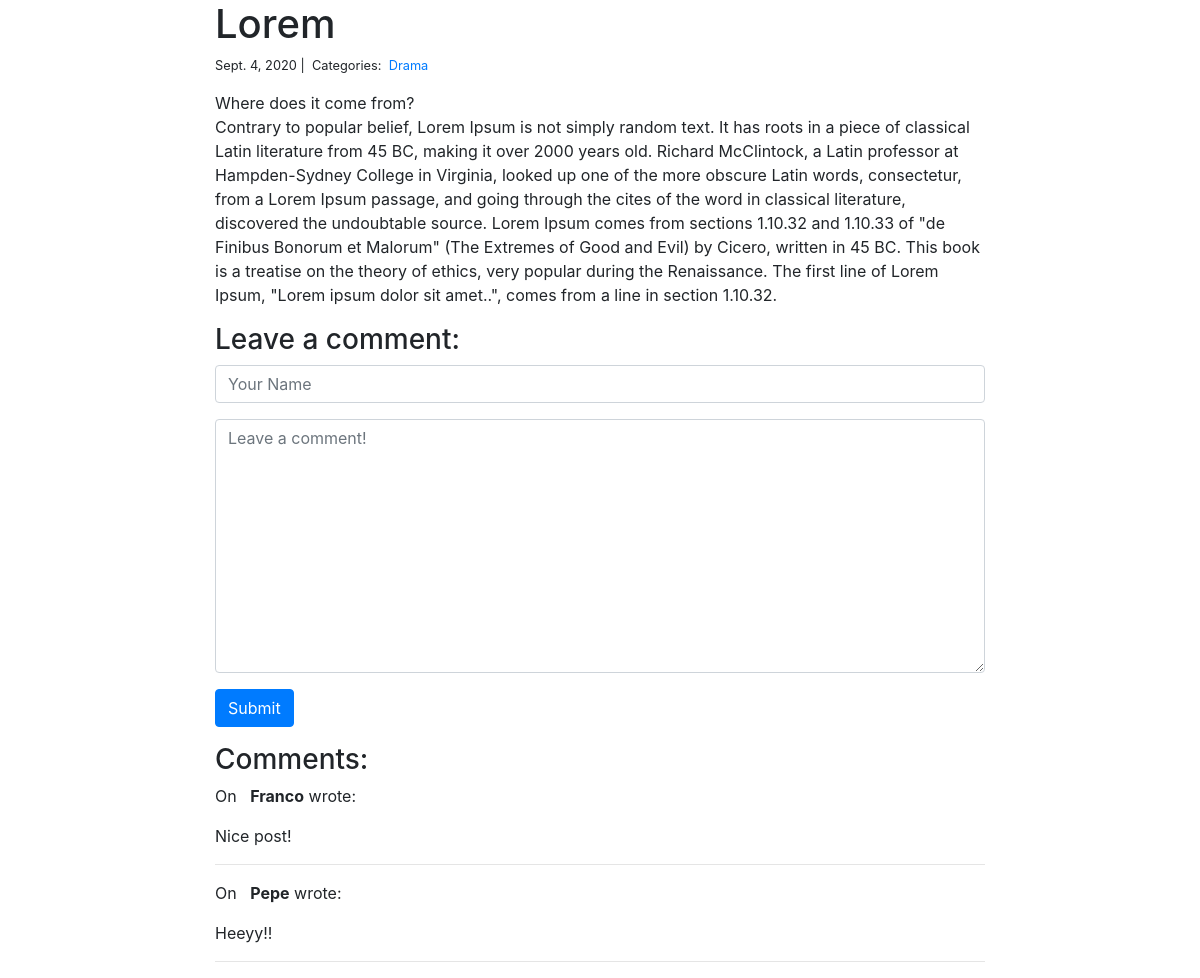
Page /blog/3/ on the committed database.
### blog/models.py (models this page shows)
class Post(models.Model):
    title = models.CharField(max_length=255)
    body = models.TextField()
    created_on = models.DateTimeField(auto_now_add=True)
    last_modified = models.DateTimeField(auto_now=True)
    categories = models.ManyToManyField('Category', related_name='posts')

class Category(models.Model):
    name = models.CharField(max_length=20)

class Comment(models.Model):
    author = models.CharField(max_length=60)
    body = models.TextField()
    post = models.ForeignKey('Post', on_delete=models.CASCADE)

### blog/views.py (the view, shortened to what this page needs)
# urls.py: path("<int:pk>/", views.blog_detail, name="blog_detail"),
def blog_detail(request, pk):
    post = Post.objects.get(pk=pk)
    form = CommentForm()
    comments = Comment.objects.filter(post=post)
    context = {
        "post":post,
        "comments":comments,
        "form": form,
    }
    return render(request, "blog_detail.html", context)

### blog/forms.py
class CommentForm(forms.Form):
    author = forms.CharField(
        max_length=60,
        widget=forms.TextInput(attrs={
            "class": "form-control",
            "placeholder": "Your Name"
        })
    )
    body = forms.CharField(widget=forms.Textarea(
        attrs={
            "class": "form-control",
            "placeholder": "Leave a comment!"
        })
    )

### blog/templates/blog_detail.html (shortened to what this page needs)
{% extends "base.html" %}
{% block page_content %}
<div class="col-md-8 offset-md-2">
    <h1>{{ post.title }}</h1>
    <small>
        {{ post.created_on.date }} |&nbsp;
        Categories:&nbsp;
        {% for category in post.categories.all %}
        <a href="{% url 'blog_category' category.name %}">
            {{ category.name }}
        </a>&nbsp;
        {% endfor %}
    </small>
    <p>{{ post.body | linebreaks }}</p>
    <h3>Leave a comment:</h3>
    <form action="/blog/{{ post.pk }}/" method="post">
        <div class="form-group">
            {{ form.author }}
        </div>
        <div class="form-group">
            {{ form.body }}
        </div>
        <button type="submit" class="btn btn-primary">Submit</button>
    </form>
    <h3>Comments:</h3>
    {% for comment in comments %}
    <p>
        On {{comment.created_on.date }}&nbsp;
        <b>{{ comment.author }}</b> wrote:
    </p>
    <p>{{ comment.body }}</p>
    <hr>
    {% endfor %}
</div>
{% endblock %}

### rows in the picture
Post: title "Lorem", created_on "Sept. 4, 2020", body "Where does it come from? Contrary to popular belief, Lorem Ipsum is not simply random text. It has roots in a piece of classical Latin literature from 45 BC, making it over 2000 years old. Richard McClintock, a Latin professor at Hampden-Sydney College in Virginia, looked up one of the more obscure Latin words, consectetur, from a Lorem Ipsum passage, and going through the cites of the word in classical literature, discovered the undoubtable source. Lorem Ipsum comes from sections 1.10.32 and 1.10.33 of \"de Finibus Bonorum et Malorum\" (The Extremes of Good and Evil) by Cicero, written in 45 BC. This book is a treatise on the theory of ethics, very popular during the Renaissance. The first…"
Category: name "Drama"
Comment: author "Franco", body "Nice post!"
Comment: author "Pepe", body "Heeyy!!"
